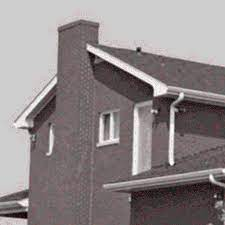
//> input picture corner_detection_FAST/OpenCV_cornerDetection/Images/p3.jpeg, 225 x 225 px
$ ./OpenCVApplication   (built with g++ and OpenCV 4)
//> lines starting //> are read from the running program, lines starting //| are printed output that depends on the picture
### corner_detection_FAST/OpenCV_cornerDetection/stdafx.h
// stdafx.h : include file for standard system include files,
// or project specific include files that are used frequently, but
// are changed infrequently
//

#pragma once

#include "targetver.h"

#include <stdio.h>
#include <tchar.h>


// TODO: reference additional headers your program requires here

### corner_detection_FAST/OpenCV_cornerDetection/OpenCVApplication.cpp
#include "stdafx.h"
#include "common.h"
#include <opencv2/opencv.hpp>
#include <opencv2/core/core.hpp>
#include <opencv2/core/utils/logger.hpp>

using namespace std;
using namespace cv;

int isInside(Mat img, int i, int j) {

	return i >= 0 && i < img.rows && j >= 0 && j < img.cols;
}

//functie care detecteaza daca un pixel este colt sau nu
bool isCorner(Mat_<uchar> img, int row, int col, int prag, int n)
{
	//deplasamentul relativ fata de pozitia pixelului central
	int deplX[] = { 0, 1, 2, 3, 3, 3, 2, 1, 0, -1, -2, -3, -3, -3, -2, -1 };
	int deplY[] = { -3, -3, -2, -1, 0, 1, 2, 3, 3, 3, 2, 1, 0, -1, -2, -3 };

	int dark = 0;
	int light = 0;

	for (int i = 0; i <= 26; i++) {//inainte aveam 0->15 pentru verificarea celor 16 vecini,
		//dar acum am mai adaugat 11 pixeli, pentru a verifica si circular (de exemplu, pixelul 16 cu pixelii 1..11)
		if (isInside(img, row + deplX[i], col + deplY[i])) {
			//verificare mai inchis
			if ((img(row + deplX[i%16], col + deplY[i%16]) < (img(row, col) - prag))) {
				light = 0;
				dark++;
			}
			//verificare mai deschis
			else if ((img(row + deplX[i%16], col + deplY[i%16]) > (img(row, col) + prag))) {
				light++;
				dark = 0;
			}

			if (dark >= n || light >= n) {
				return true;
			}
		}
	}

	return false;
}

vector<Point2f> fastAlg(Mat_<uchar>img)
{
	vector<Point2f> points;
	int prag = 20;
	int n = 12;	//nr consecutiv de pixeli ca sa decidem daca un pixel e colt

	for (int i = 0; i < img.rows; i++) {
		for (int j = 0; j < img.cols; j++) {
			if (isCorner(img, i, j, prag, n)) {//este pixel colt
				points.push_back(Point2f(j, i));//pixel colt, coord se adauga in vectorul points
			}
		}
	}

	//AM ADAUGAT VERIFICAREA DE MAXIME LA COLTURI :)
	//gasesc maximul la colt, ca sa nu mai afisez asa multe puncte gasite in jurul coltului=>acuratete imbunatatita
	vector<Point2f> points_improved;//vector care va retine maximele din punctele gasite anterior ca fiind colturi
	float prag_puncte = 3.0;	//prag pt puncte apropiate, poate fi ajustat in functie de imagine si de precizia dorita

	for (int i = 0; i < points.size(); i++) {
		bool maxi = true;
		for (int j = 0; j < points.size(); j++) {
			if (i != j) {
				//calculez distanta euclidiana
				float dx = points[i].x - points[j].x;
				float dy = points[i].y - points[j].y;
				float dist = sqrt(dx * dx + dy * dy);
				if (dist < prag_puncte) {
					if (img(points[i].y, points[i].x) < img(points[j].y, points[j].x)) {
						maxi = false;
						break;
					}
				}
			}
		}
		if (maxi) {
			//adaugam in vector doar maximele
			points_improved.push_back(points[i]);
		}
	}

	return points_improved;	//vectorul returneaza colturile obtinute, dupa gasirea maximelor
	//return points;
}

//high-speed test, pentru respingerea punctelor care nu sunt colturi
bool isCornerFast(Mat_<uchar> img, int row, int col, int prag)
{
	int deplX[] = { 0, 1, 2, 3, 3, 3, 2, 1, 0, -1, -2, -3, -3, -3, -2, -1 };
	int deplY[] = { -3, -3, -2, -1, 0, 1, 2, 3, 3, 3, 2, 1, 0, -1, -2, -3 };

	int dark = 0;
	int light = 0;

	//se examineaza pixelii 1 si 9; daca I1 si I9 apartin intervalului => pixelul e colt
	if (isInside(img, row + deplX[1], col + deplY[1])) {
		//verificare vecin 1
		if ((img(row + deplX[1], col + deplY[1]) >= (img(row, col) - prag)) && (img(row + deplX[1], col + deplY[1]) <= (img(row, col) + prag))){
			if (isInside(img, row + deplX[9], col + deplY[9])) {
				//verificare vecin 9
				if ((img(row + deplX[9], col + deplY[9]) >= (img(row, col) - prag)) && (img(row + deplX[9], col + deplY[9]) <= (img(row, col) + prag))) {
					return false;
				}
			}
		}
	}

	int count_dark = 0;
	int count_light = 0;

	//se examineaza pixelii 1,5,9 si 13
	if (isInside(img, row + deplX[1], col + deplY[1])) {
		//verificare  vecin 1
		if ((img(row + deplX[1], col + deplY[1]) > (img(row, col) + prag))) {
			count_light++;
		}
		else if ((img(row + deplX[1], col + deplY[1]) < (img(row, col) - prag))) {
			count_dark++;
		}
	}

	if (isInside(img, row + deplX[5], col + deplY[5])) {
		//verificare  vecin 5
		if ((img(row + deplX[5], col + deplY[5]) > (img(row, col) + prag))) {
			count_light++;
		}
		else if ((img(row + deplX[5], col + deplY[5]) < (img(row, col) - prag))) {
			count_dark++;
		}
	}

	if (isInside(img, row + deplX[9], col + deplY[9])) {
		//verificare  vecin 9
		if ((img(row + deplX[9], col + deplY[9]) > (img(row, col) + prag))) {
			count_light++;
		}
		else if ((img(row + deplX[9], col + deplY[9]) < (img(row, col) - prag))) {
			count_dark++;
		}
	}

	if (isInside(img, row + deplX[13], col + deplY[13])) {
		//verificare  vecin 13
		if ((img(row + deplX[13], col + deplY[13]) > (img(row, col) + prag))) {
			count_light++;
		}
		else if ((img(row + deplX[13], col + deplY[13]) < (img(row, col) - prag))) {
			count_dark++;
		}
	}
	if (count_dark >= 3 || count_light >= 3) {
		return true;
	}

	return false;
}

vector<Point2f> fastAlg2(Mat_<uchar>img)
{
	vector<Point2f> points;
	int prag = 80;

	for (int i = 0; i < img.rows; i++) {
		for (int j = 0; j < img.cols; j++) {
			if (isCornerFast(img, i, j, prag)) {//este pixel colt
				points.push_back(Point2f(j, i));//pixel colt, coord se adauga in vectorul points
			}
		}
	}
	return points;	//vectorul returneaza colturile obtinute
}

void drawPoint(Mat& img, Point center, Scalar color, int thickness)//pentru desenare puncte
{
	circle(img, center, thickness, color, -1);
}

void drawX(Mat& img, Point center, Scalar color, int thickness)//pentru desenare X
{
	int lineLength = thickness * 5;

	//deseneaza prima linie din diagonala
	line(img, Point(center.x - lineLength, center.y - lineLength), Point(center.x + lineLength, center.y + lineLength), color, thickness);

	//deseneaza a doua diagonala
	line(img, Point(center.x + lineLength, center.y - lineLength), Point(center.x - lineLength, center.y + lineLength), color, thickness);
}


Mat transform_grayscale_to_rgb(Mat img)//functie care converteste din grayscale in rgb
{
	Mat colored(img.rows, img.cols, CV_8UC3);

	for (int i = 0; i < img.rows; i++) {
		for (int j = 0; j < img.cols; j++) {
			uchar gray_val = img.at<uchar>(i, j);
			colored.at<Vec3b>(i, j) = (gray_val, gray_val, gray_val);
		}
	}
	return colored;
}

int main() {
	cv::utils::logging::setLogLevel(cv::utils::logging::LOG_LEVEL_FATAL);
	// [5 lines of commented-out code are left out]
	Mat_<uchar>img = imread("Images/p3.jpeg", IMREAD_GRAYSCALE);
//> img: 225 rows x 225 cols, CV_8UC1; min 0, max 255, mean 136.9
	vector<Point2f> points = fastAlg(img);
//> after the loop in fastAlg, `for (int i = 0; i < img.rows; i++)`: points = 2582 Points (x, y), first 12: [77, 19], [85, 19], [86, 19], [87, 19], [72, 20], [73, 20], [74, 20], [91, 20], [92, 20], [69, 21], [70, 21], [71, 21]
//> the loop in fastAlg, `for (int i = 0; i < points.size(); i++)` made 2582 passes
//> after the loop in fastAlg, `for (int i = 0; i < points.size(); i++)`: points_improved = 473 Points (x, y), first 12: [77, 19], [87, 19], [72, 20], [92, 20], [69, 21], [97, 21], [65, 23], [79, 23], [62, 24], [75, 25], [92, 25], [97, 25]
//> points has the same summary as points_improved in fastAlg

	Mat_<Vec3b> imgColor;
	cvtColor(img, imgColor, COLOR_GRAY2BGR);

	for (const auto& p : points) {
		printf("%f %f\n", p.x, p.y);
		drawPoint(imgColor, p, Scalar(233, 93, 191), 1);//BGR
	}
//> this loop made 473 passes
//| 77.000000 19.000000
//| 87.000000 19.000000
//| 72.000000 20.000000
//| 92.000000 20.000000
//| 69.000000 21.000000
//| 97.000000 21.000000
//| 65.000000 23.000000
//| 79.000000 23.000000
//> (output is shown up to pass 8 of 473)
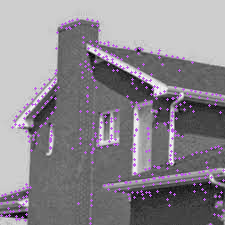
//> imgColor: 225 rows x 225 cols, CV_8UC3; mean B, G, R 141.1, 134.7, 139.2


	imshow("initial image", img);
	imshow("corner detection", imgColor);


	//masurare timp pentru fast cu si fara high-speed test
	double t1 = (double)getTickCount();
	vector<Point2f> dst1 = fastAlg(img);
//> the loop in fastAlg (call 2), `for (int i = 0; i < points.size(); i++)` made 2582 passes
//> dst1 has the same summary as points_improved in fastAlg
	t1 = ((double)getTickCount() - t1) / getTickFrequency();
	printf("Timp pentru segment test detector = %.3f [ms]\n", t1 * 1000);
	cout << endl;

	double t2 = (double)getTickCount();
	vector<Point2f> dst2 = fastAlg2(img);
//> after the loop in fastAlg2, `for (int i = 0; i < img.rows; i++)`: points = 112 Points (x, y), first 12: [87, 45], [88, 45], [88, 46], [89, 46], [138, 47], [87, 48], [138, 48], [134, 49], [135, 49], [138, 49], [138, 50], [139, 50]
//> dst2 has the same summary as points in fastAlg2
	t2 = ((double)getTickCount() - t2) / getTickFrequency();
	printf("Timp cu high speed test = %.3f [ms]\n", t2 * 1000);

	waitKey();
	return 0;
}

$ run again, with corner_detection_FAST/OpenCV_cornerDetection/Images/p13.jpg copied over corner_detection_FAST/OpenCV_cornerDetection/Images/p3.jpeg
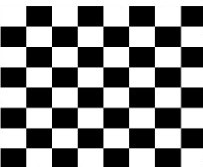
//> input picture corner_detection_FAST/OpenCV_cornerDetection/Images/p13.jpg, 203 x 167 px
//> img is the input picture: 167 rows x 203 cols, CV_8UC1; min 0, max 255, mean 132.5
//> after the loop in fastAlg, `for (int i = 0; i < img.rows; i++)`: points = 1408 Points (x, y), first 12: [29, 5], [30, 5], [31, 5], [32, 5], [33, 5], [34, 5], [35, 5], [36, 5], [37, 5], [38, 5], [39, 5], [40, 5]
//> the loop in fastAlg, `for (int i = 0; i < points.size(); i++)` made 1408 passes
//> after the loop in fastAlg, `for (int i = 0; i < points.size(); i++)`: points_improved = 493 Points (x, y), first 12: [29, 5], [32, 5], [33, 5], [34, 5], [35, 5], [36, 5], [37, 5], [38, 5], [39, 5], [40, 5], [41, 5], [42, 5]
//> `vector<Point2f> points = fastAlg(img);`: points has the same summary as points_improved in fastAlg
//> the loop `for (const auto& p : points)` made 493 passes
//> (printed output is left out)
//> after the loop `for (const auto& p : points)`:
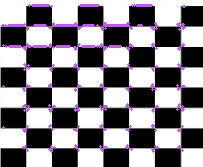
//> imgColor: 167 rows x 203 cols, CV_8UC3; mean B, G, R 135.2, 128, 133
//> the loop in fastAlg (call 2), `for (int i = 0; i < points.size(); i++)` made 1408 passes
//> dst1 has the same summary as points_improved in fastAlg
//> after the loop in fastAlg2, `for (int i = 0; i < img.rows; i++)`: points = 553 Points (x, y), first 12: [26, 6], [27, 6], [28, 6], [51, 6], [78, 6], [79, 6], [80, 6], [102, 6], [103, 6], [129, 6], [130, 6], [131, 6]
//> dst2 has the same summary as points in fastAlg2
